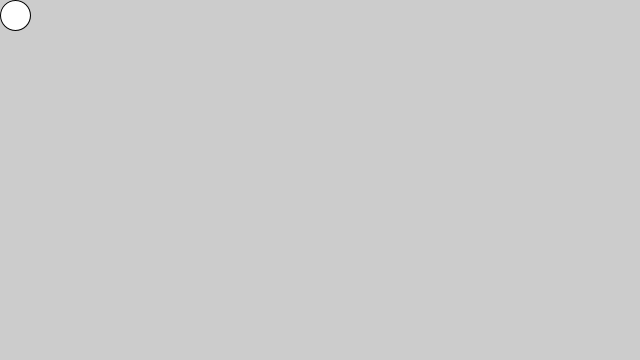
Frame 1 (no input)
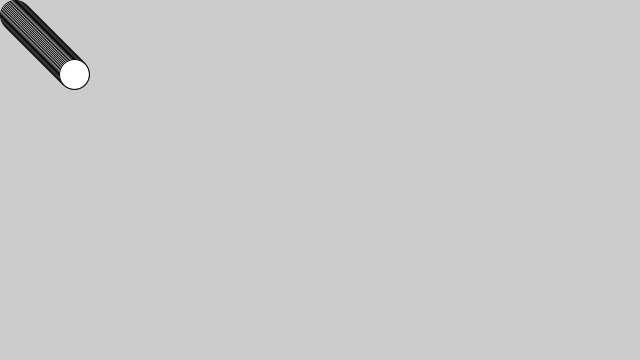
Frame 60 (the mouse pressed at the canvas centre just before this capture)
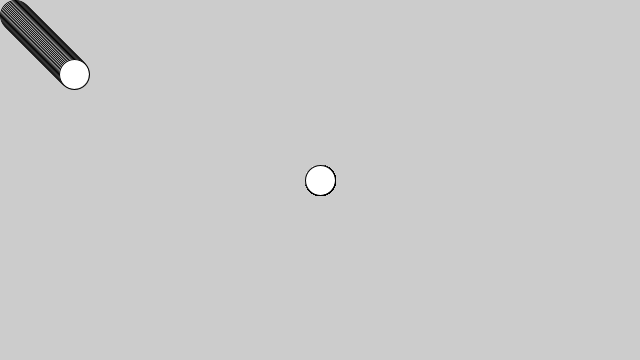
Frame 120 (the mouse held since frame 60 and released just before this capture)

The Processing sketch that drew these frames (run headless with seeded random() and noise(); from frame 60 on, the mouse is pressed at the canvas centre):

// Processing sketch: bouncingBall
// ── bouncingBall.pde
int ballSize=30; 
float xspeed=1,yspeed=1,tempx,tempy;
int x1=15, y1=15;
int x2=40, y2=300;
boolean xMovement = true, yMovement=true;


void setup() {
  size(640, 360);
}

void draw() {
  //background(50);
  //fill(random(255), random(255), random(255)););
  drawBall();
}

void drawBall()
{
  ellipse(x1, y1, ballSize, ballSize);


  //X-axis Movement
  if (xMovement) {
    x1+=xspeed;
    if (x1>width-ballSize/2)
      xMovement=false;
  } else {
    x1-=xspeed;
    if (x1<ballSize/2)
      xMovement=true;
  }

  //Y-axis Movement
  if (yMovement) {
    y1+=yspeed;
    if (y1>height-ballSize/2)
      yMovement=false;
  } else {
    y1-=yspeed;
    if (y1<ballSize/2)
      yMovement=true;
  }
}
void keyPressed()
{
  if (key == 'a' || key == 'A')
    ballSize*=1.05;
  if (key == 'z')
    if (ballSize>=25)
      ballSize/=1.05;
  if (key == 's')
    xspeed++;
  if (key == 'x')
    if (xspeed >= 1)
      xspeed--;
      
  if (key == 'd')
    yspeed++;
  if (key == 'c')
    if (yspeed >= 1)
      yspeed--;
}

void mousePressed() {
  tempx = xspeed; tempy = yspeed;
  xspeed = 0; yspeed = 0;
  x1 = mouseX;
  y1 = mouseY;
  float dir=random(4);
  if (dir<2)
    yMovement = false;
  else
    yMovement = true;
  if (dir%2 < 1)
    xMovement = false;
  else  
    xMovement = true;
  println(dir);
}

void mouseReleased() {
  xspeed = tempx; yspeed = tempy;
}
